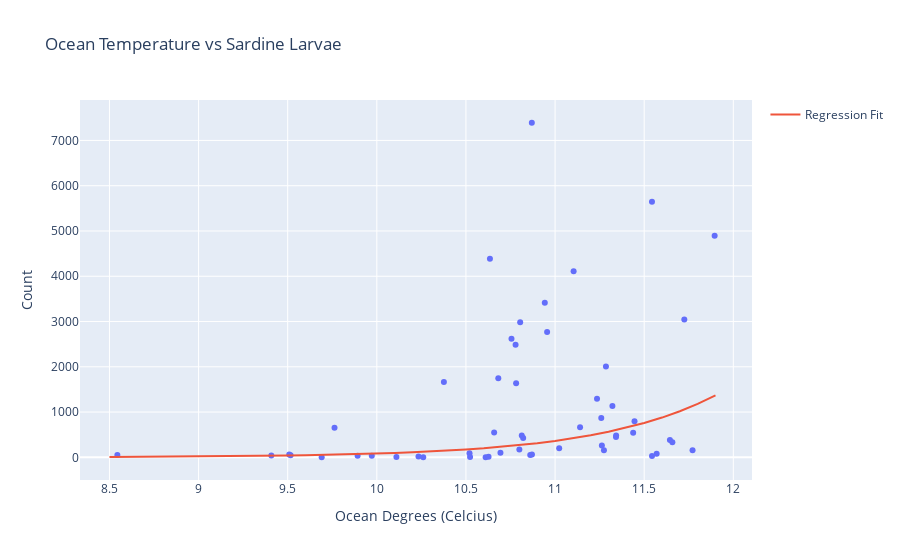

The notebook cell saved with this chart:
### Markdown cell above
As expected, global temperatures have been on a rise, and this has affected ocean temperatures as well. Using this information, we are going to predict that the rise in temerature over the years would actually BENEFIT the sardine population. A [study](https://link.springer.com/article/10.1007/s10641-016-0473-1) conducted by researchers from The National Marine Fisheries Service (also known as NOAA Fisheries) found that pacific sardine tend to prefer ocean temperatures at around 11C-19C. Using this information, I want to note a striking detail from our visualization which showcases that it was after the 1990s where ocean temperatures exceed 11 degrees celcius and reached the confort zone for the pacific sardine population. This is very similar to the time where the sardine population began to recover. Thus, let's visualize to see if the sardine population was affected by temperature in any way:

### Code cell
bottlecast_sardine = pd.read_csv('data/bottlecast_sardine.csv')
bottlecast_sardine['Count'] = bottlecast_sardine['Count'].div(4).round(0)
bottlecast_sardine = bottlecast_sardine.rename(columns={'Ocean degC':'Ocean Degrees (Celcius)'})
x_data = bottlecast_sardine['Ocean Degrees (Celcius)']
y_data = bottlecast_sardine['Count']

log_y_data = np.log(y_data)

curve_fit = np.polyfit(x_data, log_y_data, 1)

x_val = np.arange(8.5,12,.1)
y_val = np.exp(curve_fit[1]) * np.exp(curve_fit[0]*x_val)

fig = px.scatter(bottlecast_sardine, x='Ocean Degrees (Celcius)', y='Count', title = 'Ocean Temperature vs Sardine Larvae')
fig.add_traces(go.Scatter(x=x_val, y=y_val, name='Regression Fit'))
fig.show()

### Figure 1 — Plotly figure (JSON) as saved in the notebook; plotly's stock layout.template omitted (floating-point values rounded to 4 significant figures)
{"data": [{"hovertemplate": "Ocean Degrees (Celcius)=%{x}<br>Count=%{y}<extra></extra>", "legendgroup": "", "marker": {"color": "#636efa", "symbol": "circle"}, "mode": "markers", "name": "", "orientation": "v", "showlegend": false, "type": "scatter", "x": [8.544, 9.408, 9.763, 9.516, 10.52, 10.69, 10.8, 10.23, 9.972, 9.892, 9.509, 9.691, 10.11, 10.26, 10.61, 10.52, 10.63, 10.86, 11.14, 11.26, 11.34, 10.82, 10.38, 11.32, 11.24, 11.66, 11.45, 11.26, 11.44, 11.73, 11.54, 11.9, 10.87, 10.96, 10.94, 10.68, 10.8, 11.02, 11.1, 11.29, 10.78, 10.76, 10.78, 10.87, 10.63, 10.81, 10.66, 11.64, 11.77, 11.57, 11.34, 11.27, 11.54], "xaxis": "x", "y": [54, 43, 656, 47, 93, 99, 171, 19, 33, 36, 61, 3, 6, 4, 2, 6, 12, 51, 662, 261, 481, 426, 1662, 1135, 1293, 332, 796, 871, 542, 3045, 5644, 4894, 7391, 2770, 3414, 1748, 2983, 199, 4108, 2006, 2488, 2619, 1637, 62, 4389, 480, 549, 385, 158, 79, 449, 157, 32], "yaxis": "y"}, {"name": "Regression Fit", "type": "scatter", "x": [8.5, 8.6, 8.7, 8.8, 8.9, 9.0, 9.1, 9.2, 9.3, 9.4, 9.5, 9.6, 9.7, 9.8, 9.9, 10.0, 10.1, 10.2, 10.3, 10.4, 10.5, 10.6, 10.7, 10.8, 10.9, 11.0, 11.1, 11.2, 11.3, 11.4, 11.5, 11.6, 11.7, 11.8, 11.9], "y": [8.925, 10.35, 12.0, 13.92, 16.14, 18.71, 21.7, 25.16, 29.17, 33.83, 39.23, 45.49, 52.74, 61.16, 70.92, 82.23, 95.36, 110.6, 128.2, 148.7, 172.4, 199.9, 231.8, 268.8, 311.7, 361.4, 419.1, 486.0, 563.5, 653.4, 757.7, 878.6, 1019.0, 1181.0, 1370.0]}], "layout": {"legend": {"tracegroupgap": 0}, "title": {"text": "Ocean Temperature vs Sardine Larvae"}, "xaxis": {"anchor": "y", "domain": [0, 1], "title": {"text": "Ocean Degrees (Celcius)"}}, "yaxis": {"anchor": "x", "domain": [0, 1], "title": {"text": "Count"}}}}
